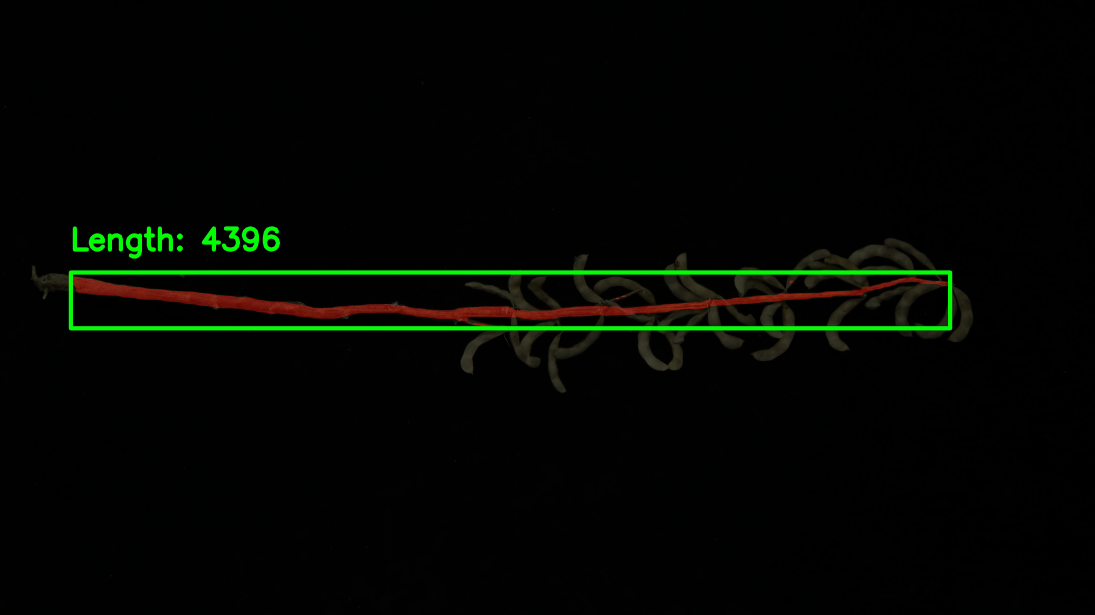
#> input picture Segmentation/length_ratio/caulis_img/155.JPG, 5472 x 3072 px, found by its file name (shown at 1/5 size)
$ python caculate.py
#> lines starting #> are read from the running program, lines starting #| are printed output that depends on the picture; after the words box and inside, x2 and y2 are one past the last pixel; in counts of white or black regions, pixels touching at a corner belong together
import cv2
import numpy as np

img0 = cv2.imread(r"F:\PyCharm_Workspace\opencv\demo\compare_backbone\E_set_color\demo\155.jpg")
#> img0 is the input picture: shape (3072, 5472, 3); mean B, G, R 1.7, 6, 3.2
img1 = cv2.resize(img0, dsize=None, fx=0.5, fy=0.5)
img2 = cv2.cvtColor(img1, cv2.COLOR_BGR2GRAY)
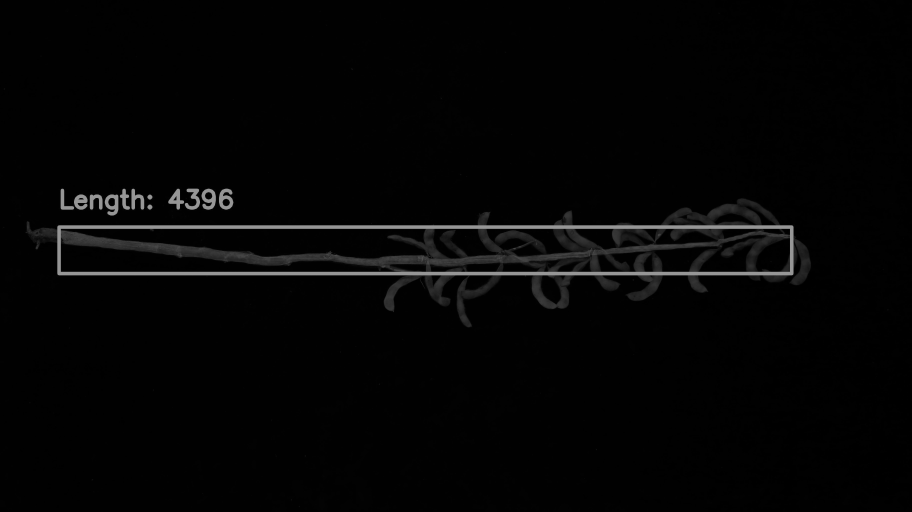
#> img2: shape (1536, 2736) (shown at 1/3 size); min 0, max 160, mean 4.7
h, w = img1.shape[:2]
#> h = 1536; w = 2736
# print(h, w)


ret1, img4 = cv2.threshold(img2, 30, 255, cv2.THRESH_BINARY_INV)
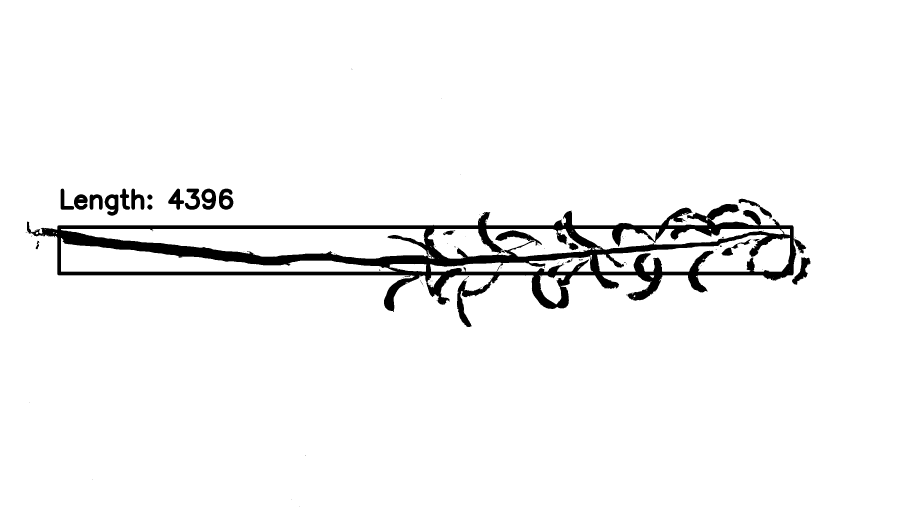
#> img4: shape (1536, 2736) (shown at 1/3 size); 95.7% white; 117 black regions (91 under 20 px), largest, box (x1, y1, x2, y2) and area: (81, 612, 2419, 981) 162755, (2376, 771, 2431, 854) 1747, (657, 566, 700, 629) 1696
print(ret1)

img4 = cv2.cvtColor(img4, cv2.COLOR_BGR2RGB)
# cv2.imshow("res", img4)
cv2.imwrite(r"F:\PyCharm_Workspace\opencv\demo\compare_backbone\F_last_image\demo\155.jpg", img4)
cv2.waitKey()
cv2.destroyAllWindows()


# 将二值图像转换为灰度图像
gray_img4 = cv2.cvtColor(img4, cv2.COLOR_RGB2GRAY)

# 计算黑色像素占所有像素的比例
total_pixels = gray_img4.size  # 使用size属性来获取像素总数
#> total_pixels = 4202496
black_pixels = np.sum(gray_img4 == 0)
#> black_pixels = 181693
black_ratio = black_pixels / total_pixels
#> black_ratio = 0.0432
print(f"黑色像素占所有像素的比例为: {black_ratio:.2%}")
#| 黑色像素占所有像素的比例为: 4.32%

$ run again, with Segmentation/length_ratio/caulis_img/003.JPG copied over Segmentation/length_ratio/caulis_img/155.JPG
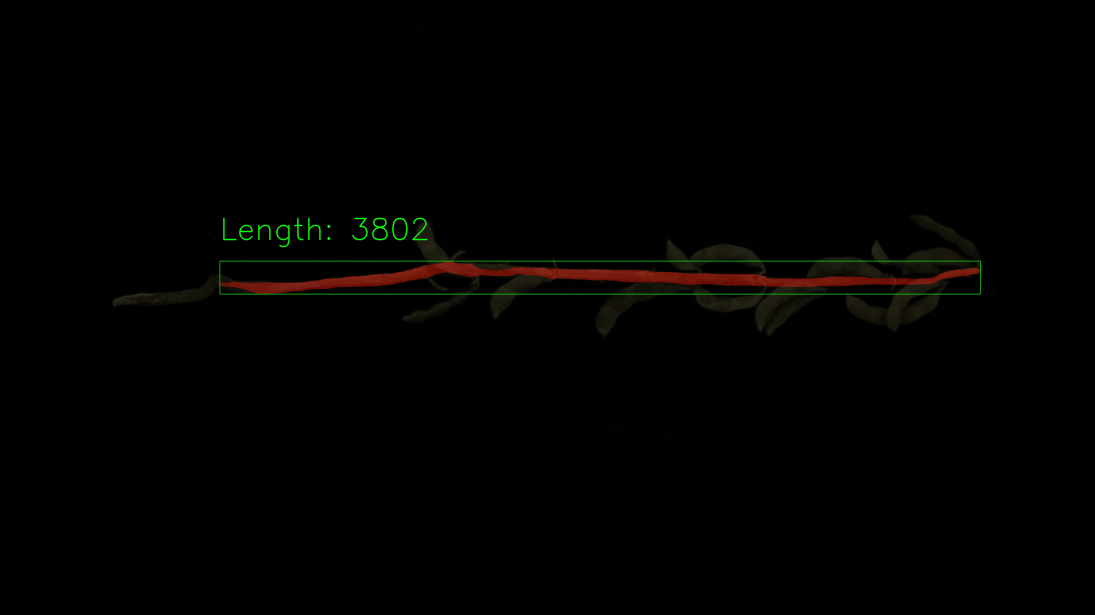
#> input picture Segmentation/length_ratio/caulis_img/003.JPG, 5472 x 3072 px, found by its file name (shown at 1/5 size)
#> img0 is the input picture: shape (3072, 5472, 3); mean B, G, R 0.9, 1.9, 2.3
#> `ret1, img4 = cv2.threshold(img2, 30, 255, cv2.THRESH_BINARY_INV)`:
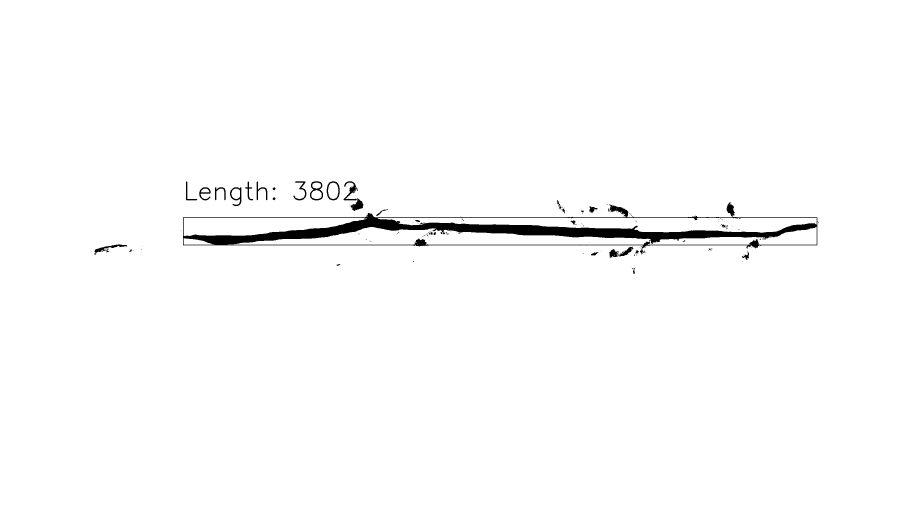
#> img4: shape (1536, 2736) (shown at 1/3 size); 98.4% white; 163 black regions (126 under 20 px), largest, box (x1, y1, x2, y2) and area: (549, 613, 2452, 746) 54997, (1030, 544, 1090, 633) 1544, (1828, 740, 1901, 774) 936
#> black_pixels = 65394
#> black_ratio = 0.0156
#| 黑色像素占所有像素的比例为: 1.56%

$ run again, with Segmentation/length_ratio/caulis_img/007.JPG copied over Segmentation/length_ratio/caulis_img/155.JPG
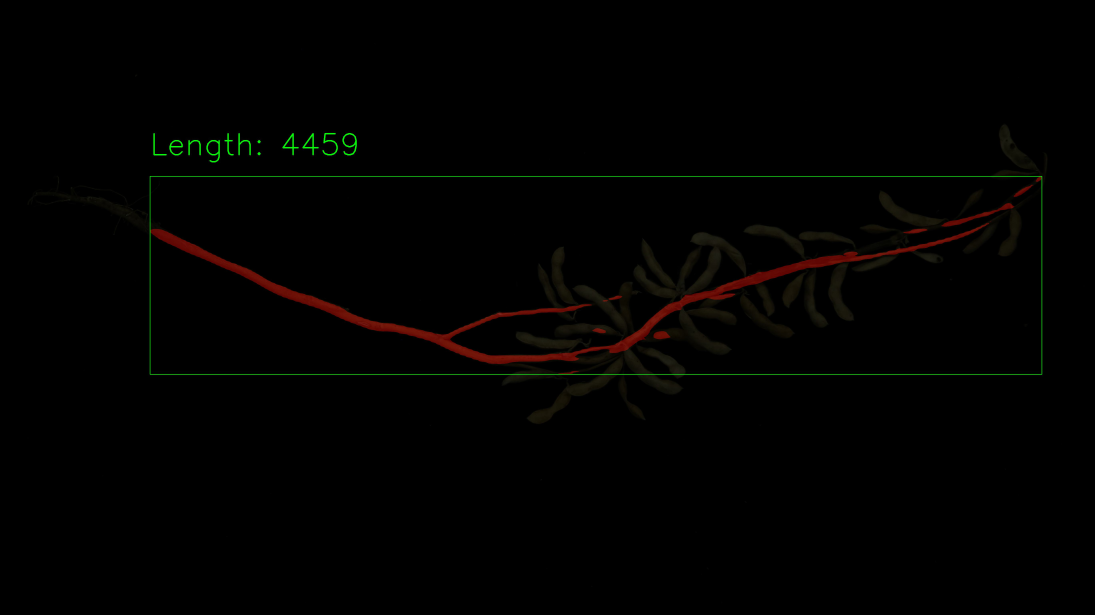
#> input picture Segmentation/length_ratio/caulis_img/007.JPG, 5472 x 3072 px, found by its file name (shown at 1/5 size)
#> img0 is the input picture: shape (3072, 5472, 3); mean B, G, R 0.5, 1.5, 2
#> `img2 = cv2.cvtColor(img1, cv2.COLOR_BGR2GRAY)`:
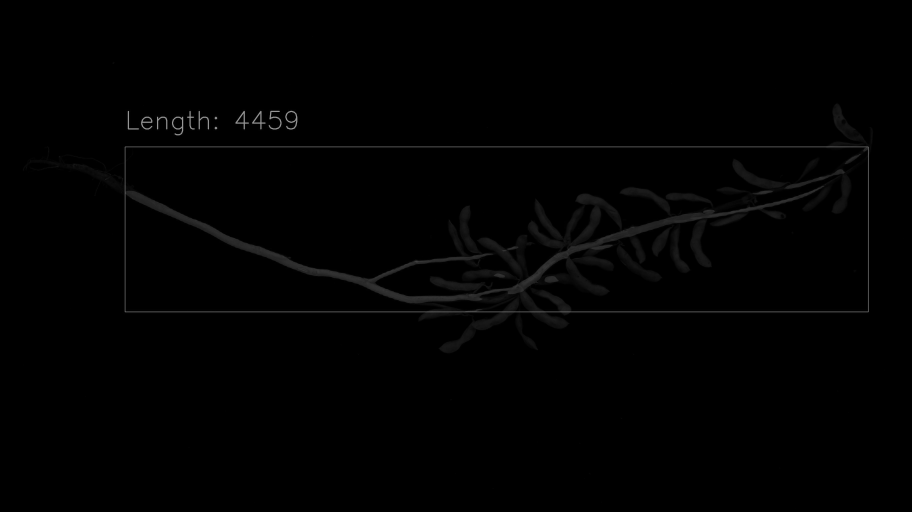
#> img2: shape (1536, 2736) (shown at 1/3 size); min 0, max 158, mean 1.6
#> `ret1, img4 = cv2.threshold(img2, 30, 255, cv2.THRESH_BINARY_INV)`:
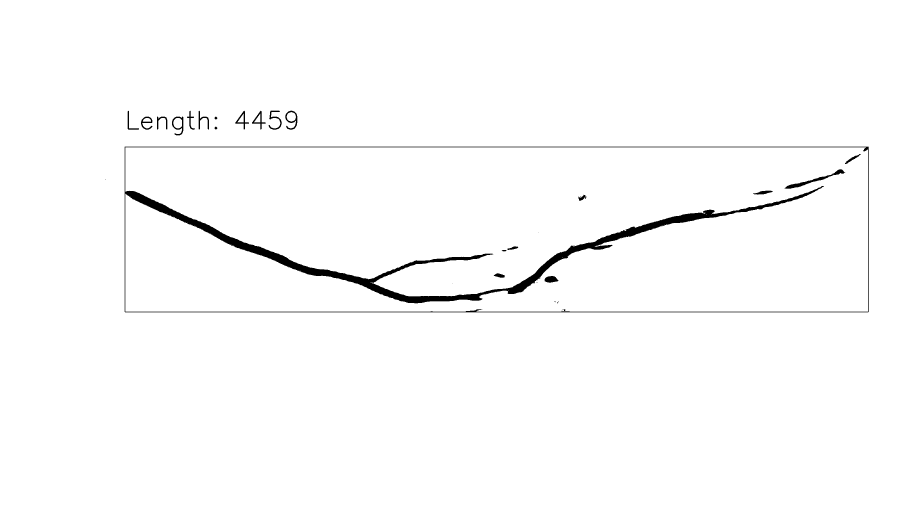
#> img4: shape (1536, 2736) (shown at 1/3 size); 98.5% white; 34 black regions (12 under 20 px), largest, box (x1, y1, x2, y2) and area: (374, 440, 2606, 937) 55027, (2353, 508, 2536, 566) 1568, (856, 332, 892, 389) 648
#> black_pixels = 63678
#> black_ratio = 0.0152
#| 黑色像素占所有像素的比例为: 1.52%

$ run again, with Segmentation/length_ratio/caulis_img/011.JPG copied over Segmentation/length_ratio/caulis_img/155.JPG
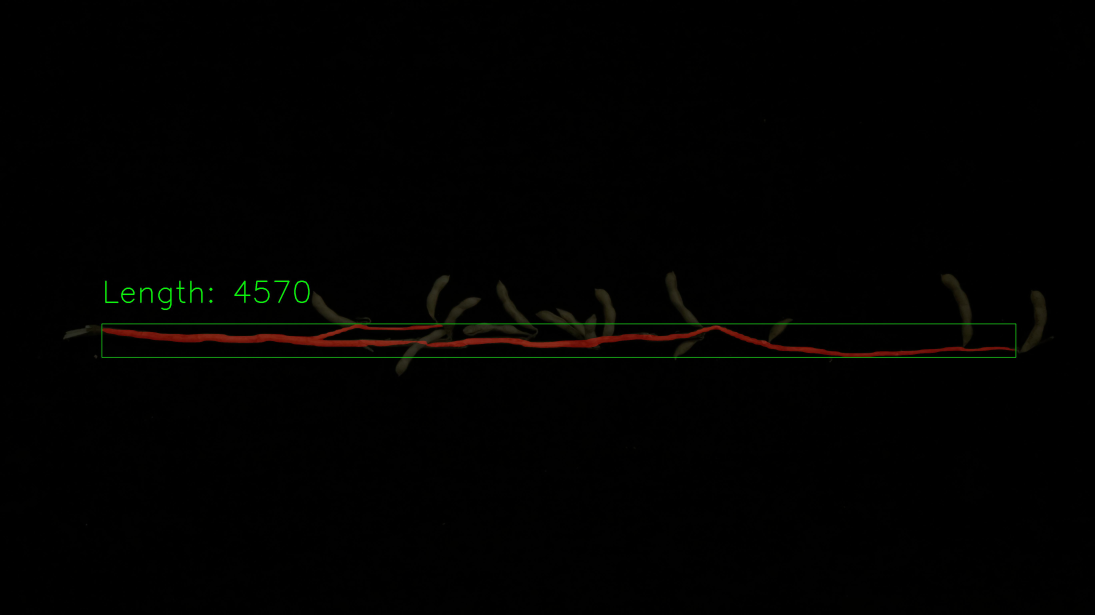
#> input picture Segmentation/length_ratio/caulis_img/011.JPG, 5472 x 3072 px, found by its file name (shown at 1/5 size)
#> img0 is the input picture: shape (3072, 5472, 3); mean B, G, R 0.7, 1.6, 1.7
#> `ret1, img4 = cv2.threshold(img2, 30, 255, cv2.THRESH_BINARY_INV)`:
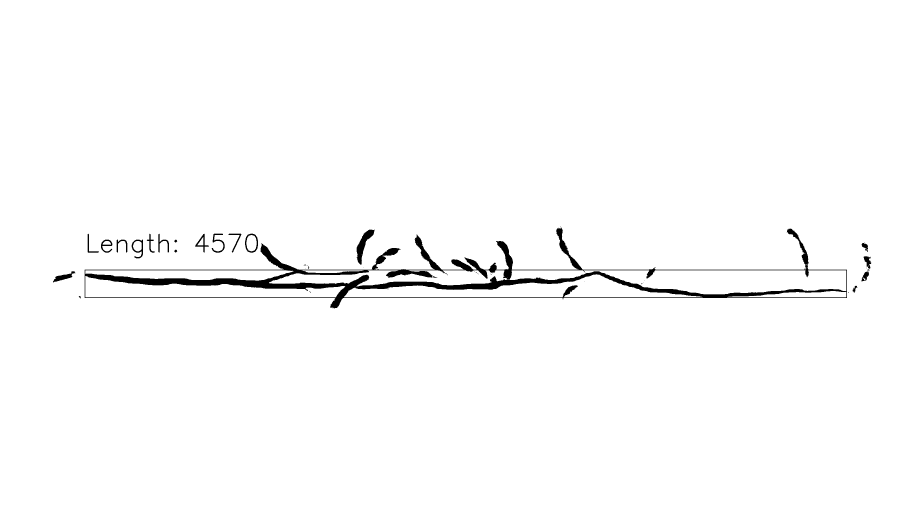
#> img4: shape (1536, 2736) (shown at 1/3 size); 98.3% white; 48 black regions (28 under 20 px), largest, box (x1, y1, x2, y2) and area: (254, 679, 2541, 926) 61915, (1070, 689, 1124, 794) 2002, (159, 814, 226, 847) 803
#> black_pixels = 70862
#> black_ratio = 0.0169
#| 黑色像素占所有像素的比例为: 1.69%
